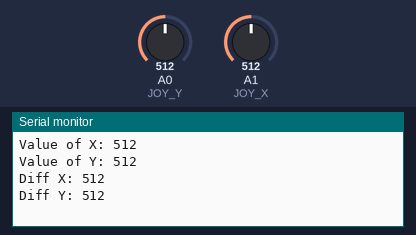
Recording of a sketch running on a simulated Arduino Uno, built with avr-gcc and run on an emulated ATmega328P. On the bench: the last lines printed to the serial monitor. The test bench sets the inputs (shaded band); at power-on: A0 (JOY_Y) = 512, A1 (JOY_X) = 512.

Above: at 1.2 s.
1.3 s: A0 (JOY_Y) set to 716
At 2.1 s:
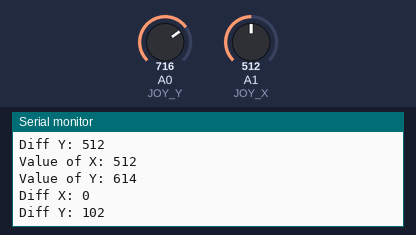
2.8 s: A1 (JOY_X) set to 716
At 2.8 s:
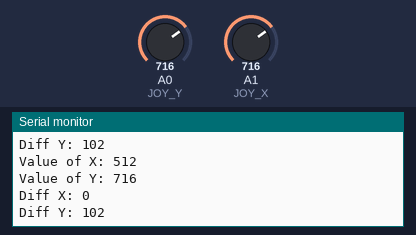
4.3 s: A0 (JOY_Y) set to 900
At 5.6 s:
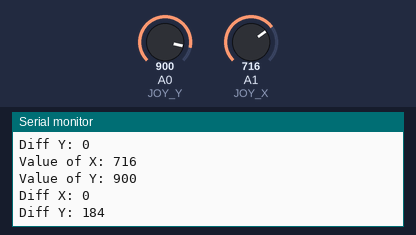
5.8 s: A1 (JOY_X) set to 900
At 7.2 s:
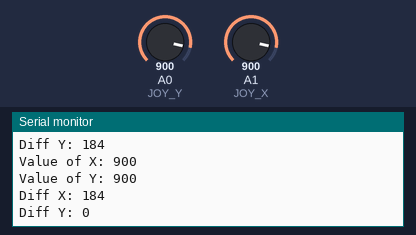
Timing chart, 0 to 8.3 s (numbered marks = the images above; inputs shaded):
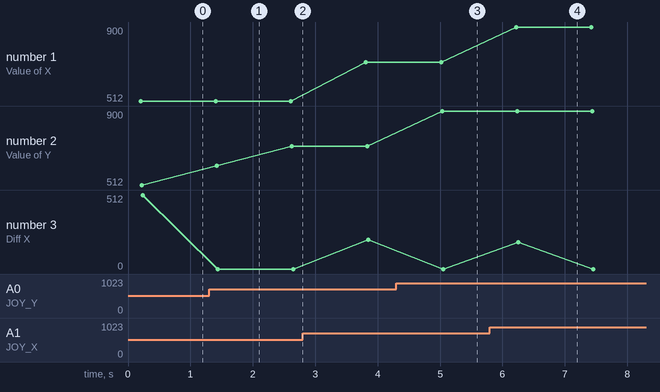

The sketch:

Joystick_Test.ino
```cpp
#include <Stepper.h>

float snapMultiplier = 0.07;
const int stepsPerRevolution = 512;  // change this to fit the number of steps per revolution
// for your motor

Stepper stepper_x(stepsPerRevolution, 2,3,4,5);
Stepper stepper_y(stepsPerRevolution, 8,9,10,11);
Stepper stepper_z(stepsPerRevolution, 6,7,12,13);

#define JOY_X A1
#define JOY_Y A0

void setup() {
  // put your setup code here, to run once:
  Serial.begin(9600);

  // set the speed at 60 rpm:
  stepper_x.setSpeed(40); //slips at 60
  stepper_y.setSpeed(40);
  stepper_z.setSpeed(40);


  // put your setup code here, to run once:
  pinMode(JOY_X, INPUT);
  pinMode(JOY_Y, INPUT);
}

//these can in future be set by reed switches
int valX = 0;
int valY = 0;
int valZ = 0;
int joyX = 500; //resting is 520
int joyY = 500; //resting is 507
int result[2]={0,0}; //global as arrays cant be function results
int lastRead[2]={0,0};

void loop() {
  // put your main code here, to run repeatedly:
  int maxTurns = 16; //(100cm of string/6cm travel per turn)
  //failed test of exponential moving average
  joyRead();
  Serial.print("Value of X: ");
  Serial.println(result[0]);
  Serial.print("Value of Y: ");
  Serial.println(result[1]);
  Serial.print("Diff X: ");
  Serial.println(result[0]-lastRead[0]);
  Serial.print("Diff Y: ");
  Serial.println(result[1]-lastRead[1]);
  lastRead[0] = result[0];
  lastRead[1] = result[1];
  delay(1000);

}
//read does some averaging
void joyRead(){
  int joyX=0;
  int joyY=0;
  for(int i=0;i<10;i++){
    joyX += analogRead(JOY_X);
    joyY += analogRead(JOY_Y);
    delay(20);
  }
  result[0] = joyX/10;
  result[1] = joyY/10;
}
```

Measured:
- after the input at 1.3 s, the serial monitor: prints a new line after 0.12 s (image 1)
- after the input at 4.3 s, the serial monitor: prints a new line after 0.73 s (image 3)
- after the input at 5.8 s, the serial monitor: prints a new line after 0.42 s (image 4)
- plotted number 2: 512 → 716 after the input at 1.3 s, 716 → 900 after the input at 4.3 s
- plotted number 3: 0 → 204 after the input at 2.8 s
